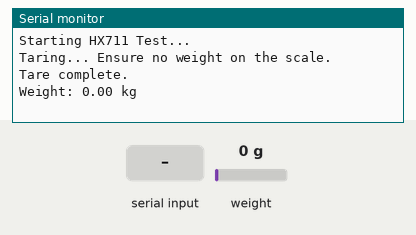
This program was run on a simulated ESP32. On the bench: the last lines printed to the serial monitor. The test bench sets the inputs (shaded band); at power-on: weight on the scale 0 g.

Above: at 5.2 s.
5.3 s: "cal\n" received over Serial
At 5.9 s:
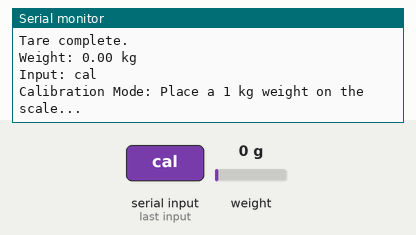
7.0 s: "read\n" received over Serial
At 11.6 s:
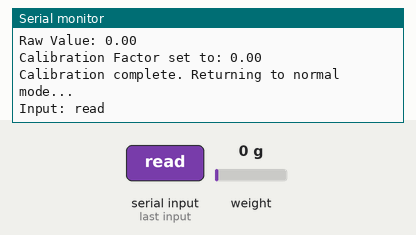
11.7 s: "1\n" received over Serial
At 13.8 s:
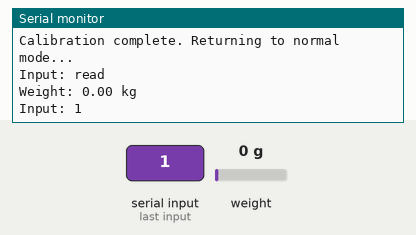
14.5 s: weight on the scale set to 100 g
At 15.9 s:
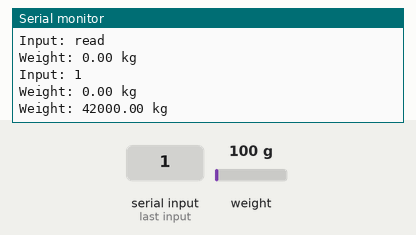
16.0 s: weight on the scale set to 1250 g
At 17.4 s:
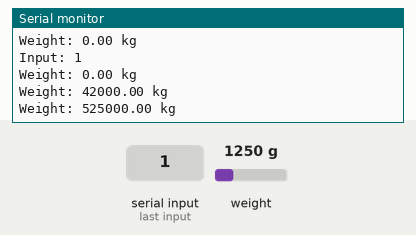
Timing chart, 0 to 18.5 s (numbered marks = the images above; inputs shaded):
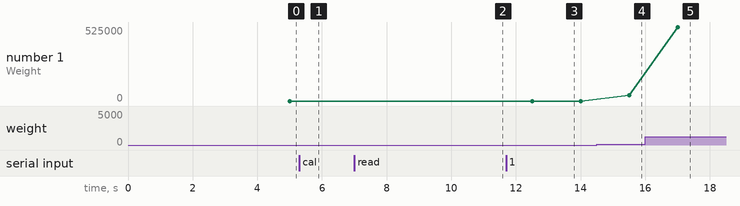

The program:

main.cpp
```cpp
#include <Arduino.h>
#include <HX711.h>


#define DT 32  // ขา DT ของ HX711
#define SCK 33 // ขา SCK ของ HX711

HX711 scale;
bool status = false; // ใช้ตรวจสอบสถานะว่าอยู่ในโหมดปกติหรือ Calibration
String inputString = "";
bool stringComplete = false;

void serialEvent() {
  while (Serial.available()) {
    char inChar = (char)Serial.read();
    if (inChar != '\r' && inChar != '\t' && inChar != '\n') {
      inputString += inChar;
    }
    if (inChar == '\n') {
      stringComplete = true;
    }
  }
}

void setup() {
  Serial.begin(115200);
  Serial.println("Starting HX711 Test...");

  scale.begin(DT, SCK); // เริ่มต้น HX711

  scale.set_scale(-43820.00);  // ค่าเริ่มต้นชั่วคราว
  scale.tare();          // ตั้งค่าน้ำหนักเริ่มต้นเป็น 0
  Serial.println("Taring... Ensure no weight on the scale.");
  delay(2000);
  scale.tare();
  Serial.println("Tare complete.");
}

void loop() {
  serialEvent();
  if (stringComplete) {
    Serial.println("Input: " + inputString);
    if (inputString == "cal") {
      status = true;  // เข้าสู่โหมด Calibration
    } else if (inputString == "read") {
      status = false; // กลับสู่โหมดอ่านค่าน้ำหนักปกติ
    }
    stringComplete = false; // รีเซ็ตสถานะ
    inputString = "";       // เคลียร์ข้อความที่รับเข้ามา
  }

  if (status == false) {
    // โหมดอ่านค่าน้ำหนักปกติ
    if (scale.is_ready()) {
      float weight = scale.get_units(10); // อ่านค่าน้ำหนัก
      Serial.print("Weight: ");
      Serial.print(weight, 2); // แสดงผล 2 ตำแหน่งทศนิยม
      Serial.println(" kg");
    } else {
      Serial.println("HX711 not ready.");
    }
    delay(500); // อ่านค่าทุก 500 มิลลิวินาที
  } else {
    // โหมด Calibration
    Serial.println("Calibration Mode: Place a 1 kg weight on the scale...");
    delay(5000); // รอ 5 วินาทีเพื่อให้ผู้ใช้งานวางน้ำหนัก 1 กิโลกรัม

    float knownWeight = 1.0;  // น้ำหนักมาตรฐาน: 1 กิโลกรัม
    float rawValue = scale.get_units(10); // อ่านค่าดิบเฉลี่ยจาก 10 ครั้ง
    Serial.print("Raw Value: ");
    Serial.println(rawValue);

    // คำนวณ Calibration Factor
    float calibrationFactor = rawValue / knownWeight;

    // ตั้งค่า Calibration Factor
    scale.set_scale(calibrationFactor);
    Serial.print("Calibration Factor set to: ");
    Serial.println(calibrationFactor);

    Serial.println("Calibration complete. Returning to normal mode...");
    status = false; // กลับสู่โหมดปกติ
  }
}
```

Measured:
- after the input at 5.3 s, the serial monitor: prints a new line after 0.20 s (image 1)
- after the input at 7.0 s, the serial monitor: prints a new line after 4.5 s (image 2)
- after the input at 11.7 s, the serial monitor: prints a new line after 1.3 s (image 3)
- after the input at 14.5 s, the serial monitor: prints a new line after 1.0 s (image 4)
- after the input at 16.0 s, the serial monitor: prints a new line after 1.0 s (image 5)
- plotted number 1: 0 → 42000 after the input at 14.5 s, 42000 → 525000 after the input at 16.0 s
